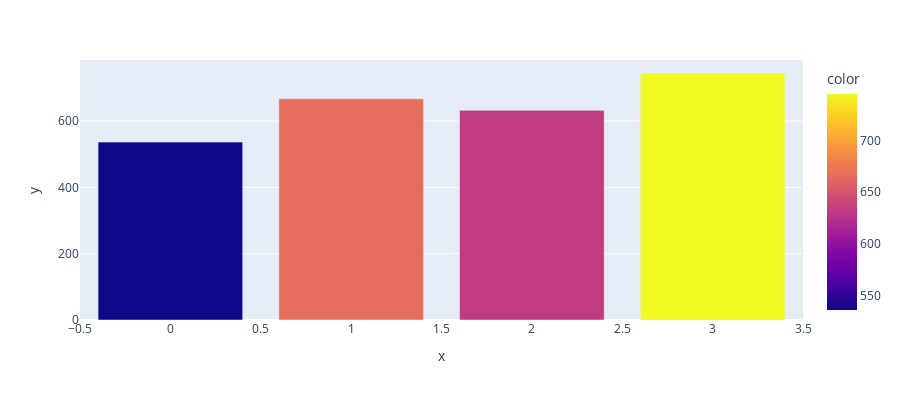

Here is the notebook cell this chart was saved with:
### Code cell
cozunurlukYukseklikOrtalamasi=[dfMain[dfMain.FiyatAraligi==0].CozunurlukYükseklik.mean(),dfMain[dfMain.FiyatAraligi==1].CozunurlukYükseklik.mean(),dfMain[dfMain.FiyatAraligi==2].CozunurlukYükseklik.mean(),dfMain[dfMain.FiyatAraligi==3].CozunurlukYükseklik.mean()]
fig = px.bar( x=fiyatAraliklari, y=cozunurlukYukseklikOrtalamasi, height=400, color=cozunurlukYukseklikOrtalamasi)
fig.show()

### Figure 1 — Plotly figure (JSON) as saved in the notebook; plotly's stock layout.template omitted (floating-point values rounded to 4 significant figures)
{"data": [{"alignmentgroup": "True", "hovertemplate": "x=%{x}<br>y=%{y}<br>color=%{marker.color}<extra></extra>", "legendgroup": "", "marker": {"color": [536.4, 666.9, 632.3, 744.8], "coloraxis": "coloraxis"}, "name": "", "offsetgroup": "", "orientation": "v", "showlegend": false, "textposition": "auto", "type": "bar", "x": [0, 1, 2, 3], "xaxis": "x", "y": [536.4, 666.9, 632.3, 744.8], "yaxis": "y"}], "layout": {"barmode": "relative", "coloraxis": {"colorbar": {"title": {"text": "color"}}, "colorscale": [[0.0, "#0d0887"], [0.1111, "#46039f"], [0.2222, "#7201a8"], [0.3333, "#9c179e"], [0.4444, "#bd3786"], [0.5556, "#d8576b"], [0.6667, "#ed7953"], [0.7778, "#fb9f3a"], [0.8889, "#fdca26"], [1.0, "#f0f921"]]}, "height": 400, "legend": {"tracegroupgap": 0}, "margin": {"t": 60}, "xaxis": {"anchor": "y", "domain": [0.0, 1.0], "title": {"text": "x"}}, "yaxis": {"anchor": "x", "domain": [0.0, 1.0], "title": {"text": "y"}}}}
